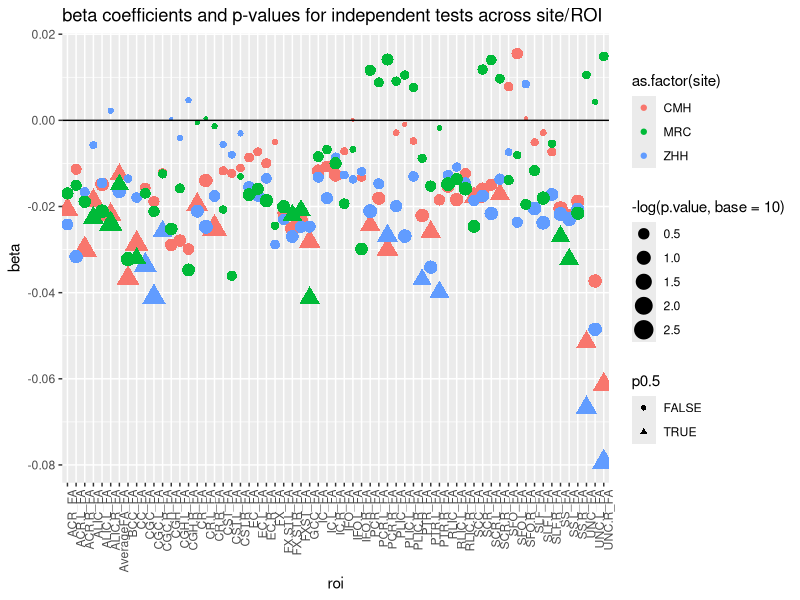

The R script that drew this image:
# An analysis of the enigma whitematter measures
library(reshape2)
library(ggplot2)

fa = read.csv('data/enigmaDTI-FA-results.csv')
fa$id = as.character(fa$id)
# extract site from scan id
fa$site = as.factor(unlist(lapply(fa$id, function (x) { unlist(strsplit(x,c("_"),fixed=T))[2]} )))

demog = read.csv('data/demog.csv')
demog$id = as.character(demog$id)
demog = subset(demog, dx != "x")
demog$dx = factor(demog$dx)
data = merge(fa,demog)

df = melt(data, id.vars = c("id", "site", "dx"), variable.name="ROI", value.name="FA")
# ggplot(data = df, aes(x=site, y=FA, colour=dx)) + geom_boxplot() + facet_wrap(~ROI)

# t-tests http://stats.stackexchange.com/questions/128894/p-value-correction-for-multiple-t-tests
p.ttest = do.call("rbind", 
                lapply(split(df, df$ROI), 
                       function(x) t.test(FA ~ dx, x)$p.value))
p.ttest = cbind(p.ttest, 
                 p.adjust(p.ttest, method="fdr"), 
                 p.adjust(p.ttest, method="bonferroni"))
colnames(p.ttest) = c("raw", "fdr", "bonferroni")
p.ttest = as.data.frame(p.ttest)
sig.ttest = subset(p.ttest, fdr < 0.05)

# residuals of FA ~ site
df$FA_resid =  melt(sapply(split(df, df$ROI), function(x) { resid(lm(FA ~ site, x)) }))$value
#ggplot(data = df, aes(x=dx, y=FA_resid, colour=dx)) + geom_boxplot() + facet_wrap(~ROI)
p.resid = do.call("rbind", 
                  lapply(split(df, df$ROI), 
                         function(x) t.test(FA_resid ~ dx, x)$p.value))
p.resid = cbind(p.resid, 
                p.adjust(p.resid, method="fdr"), 
                p.adjust(p.resid, method="bonferroni"))
colnames(p.resid) = c("raw", "fdr", "bonferroni")
p.resid = as.data.frame(p.resid)
sig.resid = subset(p.resid, fdr < 0.05)

df.sig.resid = subset(df, ROI %in% rownames(sig.resid))
#ggplot(data = df.sig.resid, aes(x=site, y=FA_resid, colour=dx)) + geom_boxplot() + facet_wrap(~ROI)

# independant 
p.value = c()
beta = c()
n = c()
site_list = c()
roi = c()
index = 1
for (site_x in c("CMH", "ZHH", "MRC")) {
  site_df = subset(df, site == site_x)
  for (ROI_x in unique(as.character(df$ROI))) {
    roi_df = subset(site_df, ROI == ROI_x)
    mod = lm(FA ~ dx, roi_df)
    p.value[index] = anova(mod)[1,5]
    beta[index] = mod$coef[2]
    n[index] = nrow(roi_df)  # missing values counted, get this from model? 
    site_list[index] = site_x
    roi[index] = ROI_x
    index = index + 1
  }
}
df.ind = data.frame(site = as.factor(site_list), 
                    roi = as.factor(roi), 
                    beta = beta, 
                    p.value = p.value, 
                    n = n)

df.ind$p0.5 = ifelse(df.ind$p.value < 0.05, T, F)
ggplot(df.ind, aes(x = roi, 
                   y = beta, 
                   size = -log(p.value, base =10), 
                   shape = p0.5, 
                   color = as.factor(site))) + 
  geom_point() + 
  geom_hline(aes(yintercept=0)) + 
  theme(axis.text.x = element_text(angle = 90, hjust = 1)) +
  ggtitle("beta coefficients and p-values for independent tests across site/ROI")
